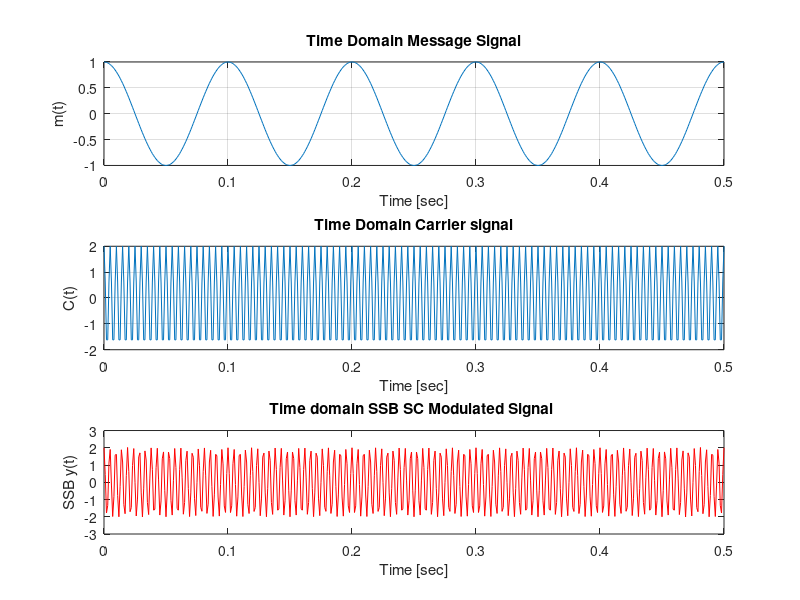
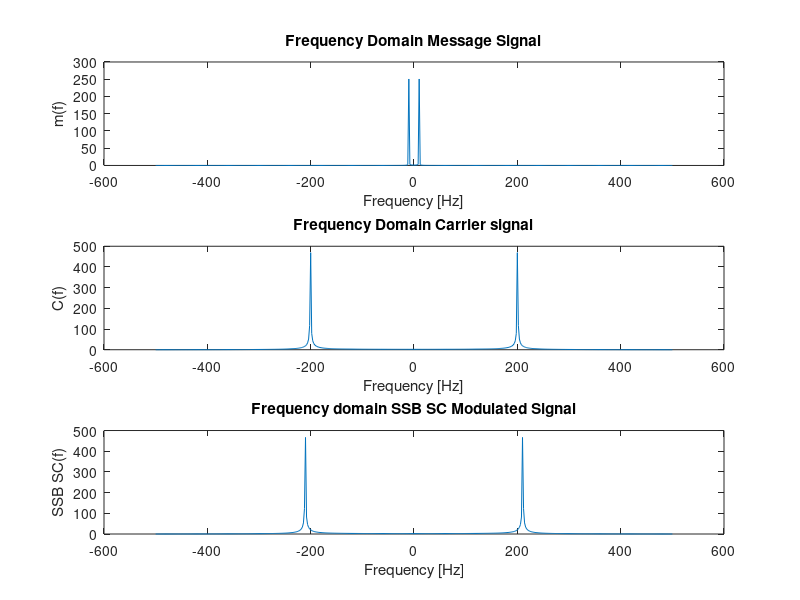

The MATLAB script that drew these images, in order: (Note: this script raises an error after producing the figures.)
%We try to stimulate transmission of our message using SSB SC (Single
%Sideband Supressed Carrier Transmission system.
% here frequencies produced by amplitude modulation are symmetrically 
%spaced above and below the carrier frequency and the carrier level is 
%reduced to the lowest practical level so unlike AM here the carrier is not transmitted.
clc;  %clear command window
clear all;  %clear our workspace
close all;  %closes all other workable windows
%---------Defining parameters-----------------------%
A1=1;          % message signal Amplitude
Ac=2;          % carrier signal Amplitude
fm=10;         % message signal frequency taken (10 Hz here)
fc=20*fm;      % carrier freq taken 10 times message signal frequency (100 Hz)
mod=1;         % Modulation index we take 1

fs=100*fm;       % sampling freq 100 times that of message signal(1000 Hz)
Ts=1/fs;       % sampling time (0.001 sec)
t=0:Ts:5/fm;    % Generating the time vector for 5 periods of message signal (period =1/fm)

%----------Defining and Ploting message and carrier signals---%

message= A1*cos(2*pi*fm*t);  % message signal frequency 10 Hz
carrier= Ac*cos(2*pi*fc*t);  % carrier signal Freq=200Hz
carrierpi= Ac*sin(2*pi*fc*t);  %Carrier signal shifted by pi/2 (cos becomes sin )for using with hilbert transform of message

figure;
subplot(311);
plot(t,message);
xlabel('Time [sec]');
ylabel('m(t)');
title('Time Domain Message Signal');
grid;

hold on;
subplot(312);
plot(t,carrier);
xlabel('Time [sec]');
ylabel('C(t)');
title('Time Domain Carrier signal');
grid;
hold on;

%----- Creating the SSB Modulated signal and its Fourier Transform ---%

% Hilbert transform of baseband 
mh = imag(hilbert(message));  
  
% Single Side Band with Upper Side Band  
modt = message.*carrier- mh.*carrierpi; 

subplot(313);
plot(t,modt,'r');
xlabel('Time [sec]');
ylabel('SSB y(t)');
title('Time domain SSB SC Modulated Signal ');

% To plot the signals in frequency domain
modf=fftshift(fft(modt)); % fourier transform  of SSB SC modolated signal shifted for period -pi to pi
mf=fftshift(fft(message)); % fourier transform  of message signal shifted for period -pi to pi
cf=fftshift(fft(carrier)); % fourier transform  of carrier signal shifted for period -pi to pi
f=linspace(-fs/2,fs/2,length(t)); %generating the frequency vector

figure;
subplot(311);   %To plot frequencies of message,carrier , SSB SC modulated signal in same plot
plot(f,abs(mf));  %Plotting frequency response of message signal
xlabel('Frequency [Hz]');
ylabel('m(f)');
title('Frequency Domain Message Signal');

hold on;
subplot(312);
plot(f,abs(cf));  %Plotting frequency response of carrier signal
xlabel('Frequency [Hz]');
ylabel('C(f)');
title('Frequency Domain Carrier signal');

hold on;
subplot(313);
plot(f,abs(modf));  %Plotting frequency response of SSB SC molulated signal
xlabel('Frequency [Hz]');
ylabel('SSB SC(f)');
title('Frequency domain SSB SC Modulated Signal');
%% 

%-------------Demodulating SSB SC signal---------------------------------%
% Demodulating the SSB SC signal using Coherent Detection the demodulation
% This part is same as DSB SC so we use the sme function for this task too.
% Step 1: Synchronous Demodulation using carrier
Vc = DSBSC(modt,carrier,2);  % To demodulate the SSBSC modulated signal we can again use DSB SC 
                                %as that function only multiplies the signals in input 
                                 %which is what we need to do for demodulation.

% Non-Coherent Detection Step 2: Low Pass RC Filter
% fN = fs/2;
% h = fir1(10,fc*2/fs, 'low');    %To make linear phase FIR Low Pass Filter.       
% ym_rec = filter(h,1,Vc);
[b,a] = butter(5,fm*3/fs);  %We can also use Butterworth Filter
ym_rec = filter(b,a,Vc); % filtering the demodulated signal
ym_rec = ym_rec - mean(ym_rec); %To reduce error
ym_rec = ym_rec/Ac^2;   % a factor of AC^2 comes due to multiplying two times by carrier wave 
                            %so we divide by that to get amplitude of message signal..
figure;
plot(t, ym_rec,'LineWidth',2);  %Plotting the demodulated message signal
hold on;
plot(t,message,'r');   %plotting the origional message signal in the same plot
%We get a very small offset on the demodulated signal but that is fine.
title('demodulated SSB SC signal with origional message signal');
legend("Demodulated SSB SC signal","message signal");
xlabel('Time (s)');
ylabel('Amplitude (Volts)');
% To get the frequency
Nf=length(ym_rec); %To take fft of Nf point
ym_rec_fft = fftshift(fft(ym_rec,Nf));              % Frequency Response of retrieved message signal ,
                                                              %we use the same number of points for fft
f = (-Nf/2:1:Nf/2-1)*fs/Nf;
figure;
subplot(211);
plot(f,abs(ym_rec_fft));
hold on;
title('Freq Response of demodulated SSB SC signal y_m(t)');
xlabel('f(Hz)');
ylabel('|Demod SSB SC(F)|');

%To plot the frequency response of input message signal to compare result
subplot(212);
hold on; 
plot(f,abs(mf));
xlabel("frequency (Hz)");
ylabel("|m(f)|");
title("Frequency response of message signal m(t)");


            mf = fftshift(fft(ym,Nf));    
            cf = fftshift(fft(yc,Nf));     
            f = (-Nf/2:1:Nf/2-1)*fs/Nf;      
            plot(f,abs(mf)); 
            xlabel("Frequency (Hz) -->");
            ylabel(" |m(f)| ");
            title ('Frequency domain Message Signal');

            plot(f,abs(cf));   
            ylabel ('|c(f)|)');
            xlabel("Frequency (Hz) -->");
            title ('Frequency Domain Carrier Signal');

            plot(f,abs(AM_fft)); 
            title('Freq Response of AM Signal');
            xlabel('frequency (Hz)');
            ylabel(' |AM(F)|')

            Vc = 2*AM.*sin(2*pi*fc*t);

            [b,a] = butter(4,fc*2/fs);
            ym_rec = filter(b,a,Vc);
            ym_rec=ym_rec- mean(ym_rec); 

            plot(t, ym_rec,'LineWidth',2);
            hold on;
            plot(t,ym,'r');   
            title('demodulated AM signal with origional message signal');
            legend("Demodulated AM signal","message signal");
            xlabel('Time (s)');
            ylabel('Amplitude (Volts)');

            ym_rec_fft = fftshift(fft(ym_rec,Nf));             
            f = (-Nf/2:1:Nf/2-1)*fs/Nf;
            plot(f,abs(ym_rec_fft));
            hold on;
            title('Freq Response of demodulated AM signal y_m(t)');
            xlabel('f(Hz)');
            ylabel('|AM(F)|');

            Nf=L;            
            f_ym = fftshift(fft(ym,Nf));
            f = (-Nf/2:1:Nf/2-1)*fs/Nf;
            plot(f,abs(f_ym));
            xlabel("frequency (Hz)");
            ylabel("|m(f)|");
            title("Frequency response of message signal m(t)");